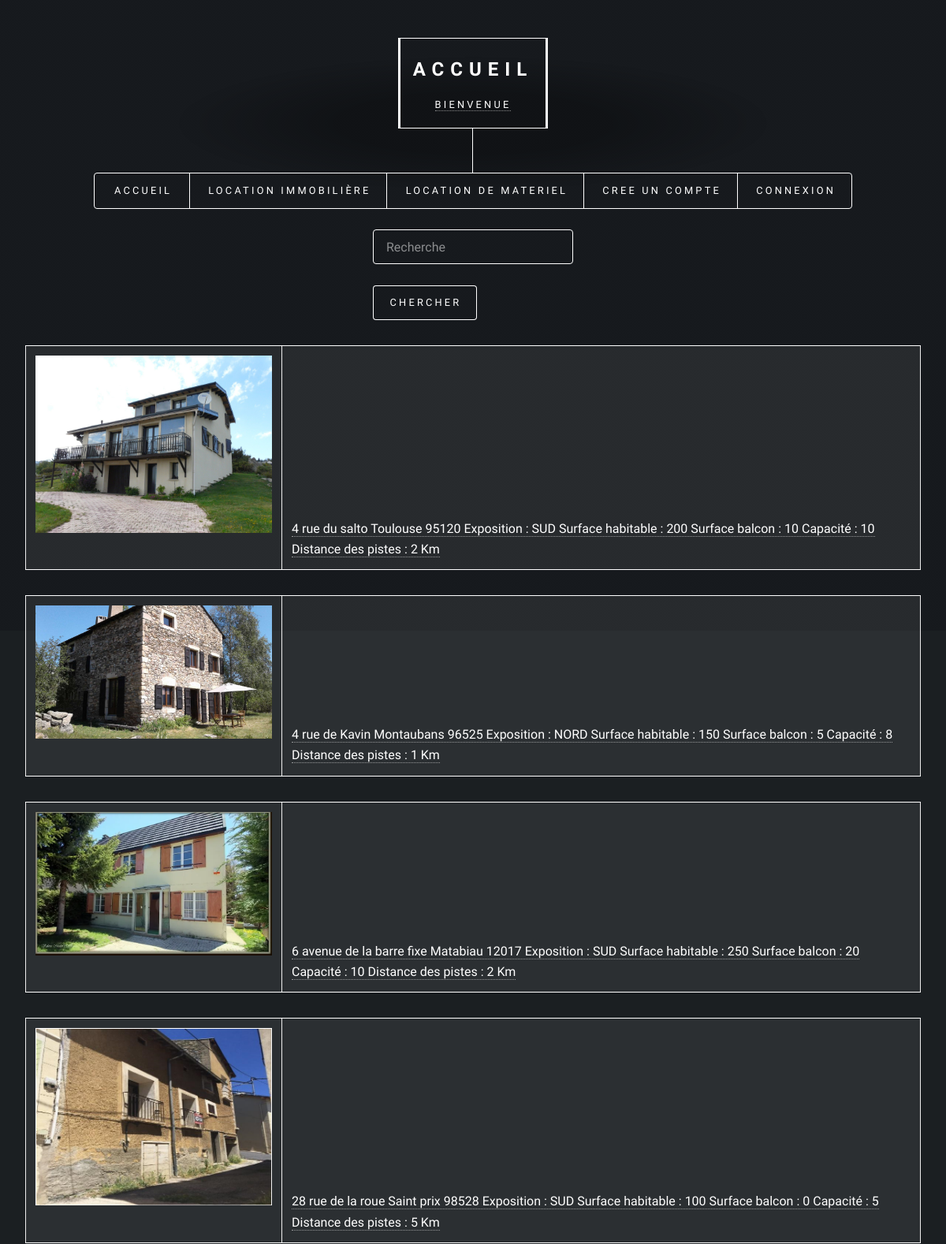
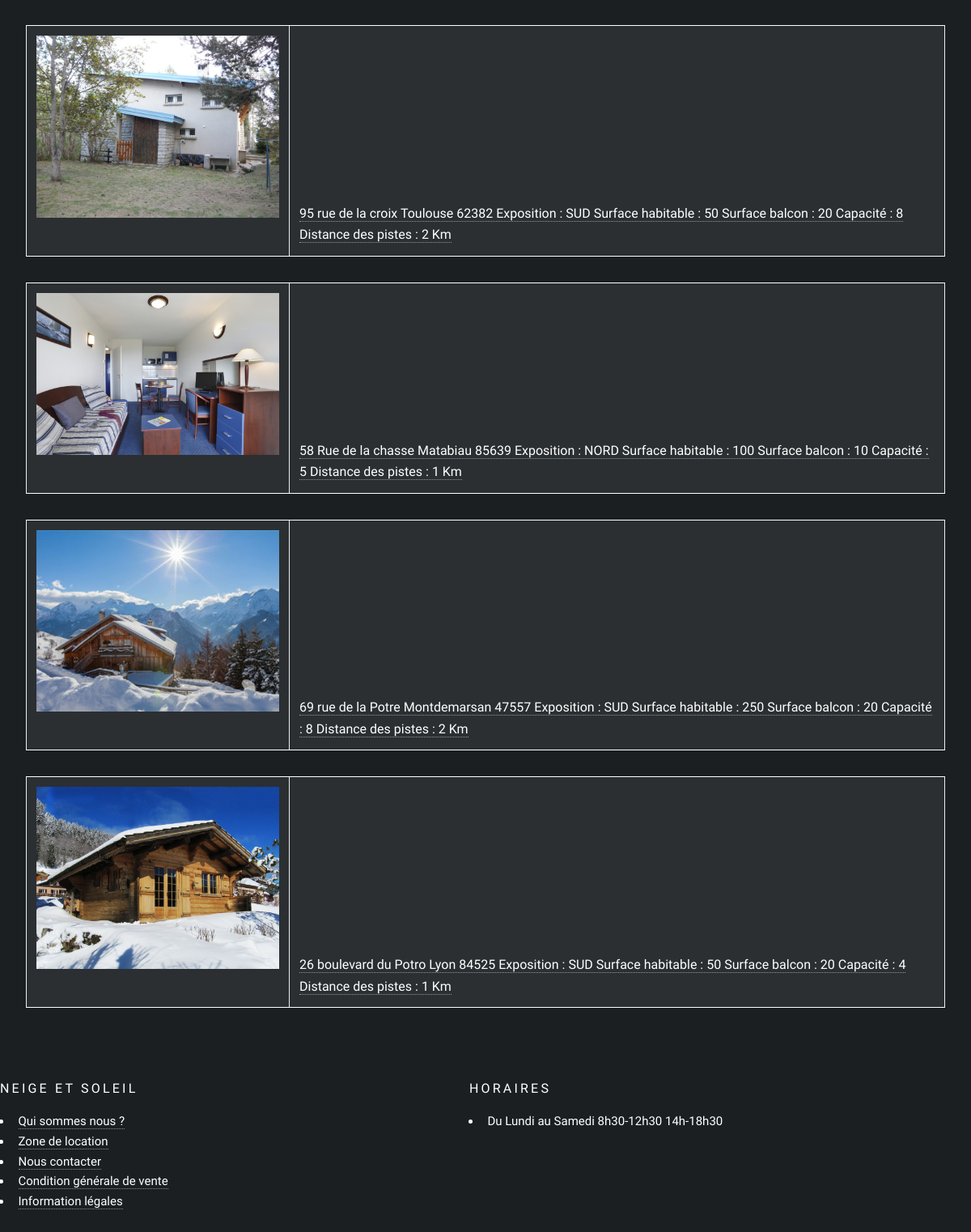
Screenshot of /test/N&S/immobilier.php with the database file from the repository (2 pictures, top to bottom).
### tables this page shows
CREATE TABLE IF NOT EXISTS HABITATION

 (
   IDH INTEGER(4) NOT NULL  auto_increment,
   IDT INTEGER(4) NOT NULL  ,
   ADRH VARCHAR(35) NULL  ,
   NUMEROH INTEGER(2) NULL  ,
   CPH INTEGER(5) NULL  ,
   VILLEH VARCHAR(25) NULL ,
   EXPOH VARCHAR(15) NULL  ,
   SURFACEHABH INTEGER(3) NULL  ,
   SURFACEBALH INTEGER(3) NULL  ,
   CAPACCH INTEGER(2) NULL  ,
   DISTANCEPISTEH varchar(6) NULL  
   ,  PRIMARY KEY (IDH) 
 ) 
 comment = "";

### test/N&S/immobilier.php (the view, shortened to what this page needs)
<!DOCTYPE html>
<html>
	<head>
		<link rel="stylesheet" href="assets/css/main.css" />
		<link rel="stylesheet" href="css/immobilier.css"/>
		<link rel="stylesheet" href="css/main.css"/>
	</head>
	<body>
		<body class="is-preload">
			<div id="wrapper">
				<?php include("header.php"); ?>
				<div id="searchbar">
                <form action="" class="formulaire"> <br>
                <input class="champ" type="text" placeholder="Recherche"/> <br>
                <input class="bouton" type="button" value="Chercher" />
                </div>
								<?php
								try
								{
										$bdd = new PDO('mysql:host=localhost;dbname=Basesite','root','');
										$bdd->setAttribute(PDO::ATTR_ERRMODE, PDO::ERRMODE_EXCEPTION);
								}
								catch (Exception $e)
								{
										die('Erreur :'.$e->getMessage());
								}
								$reponse=$bdd->query('SELECT IDH,NUMEROH,ADRH,CPH,VILLEH,EXPOH, SURFACEHABH, SURFACEBALH, CAPACCH, DISTANCEPISTEH FROM habitation');
								$donnees = $reponse->fetchAll();
								foreach ($donnees as $elements) {
									?>
							<table id="table" border>
								<div class="col-md-4 col-sm-6 col-xs-12">
									<div class="product-item">
									<tr>
										<td><?php echo "<img src=images/habitation/".$elements['IDH'].".jpg width=300>";?></td>
										<td id="az"><a id='mais' href="reservationimmo.php?IDH=<?php echo $elements['IDH']; ?>">
										<?php echo($elements['NUMEROH']);?>
										<?php echo($elements['ADRH']);?>
										<?php echo($elements['VILLEH']);?>
										<?php echo($elements['CPH']);?>
										<?php echo "Exposition : ", ($elements['EXPOH']);?>
										<?php echo "Surface habitable : ", ($elements['SURFACEHABH']);?>
										<?php echo "Surface balcon : ", ($elements['SURFACEBALH']);?>
										<?php echo "Capacité : ", ($elements['CAPACCH']);?>
										<?php echo "Distance des pistes : ", ($elements['DISTANCEPISTEH']);?></a>
										</td>
									</tr>
									</div>
								</div>
							</table>
							<?php }  ?>
							</div>
				<?php include("footer.php"); ?>
			<div id="bg"></div>
</body>
</html>

### test/N&S/header.php (shortened to what this page needs)
<?php
if (isset($_SESSION['Email'])){
	echo $_SESSION['Email'];
	echo $_SESSION['ID'];
echo '<header id="header">
			<div class="content">
							<div class="inner">
								<h1>Accueil</h1>
								<p><a href="https://html5up.net">Bienvenue</a>
							</div>
						</div>
						<nav>
							<ul>
								<li><a href="index.php">Accueil</a></li>
								<li><a href="immobilier.php">Location immobilière</a></li>
								<li><a href="materiel.php">Location de materiel</a></li>
								<li><a href="deconnexion.php">Deconnexion</a></li>
							</ul>
						</nav>
					</header>' ;
}
	else {
echo '	<header id="header">
		<div class="content">
							<div class="inner">
								<h1>Accueil</h1>
								<p><a href="https://html5up.net">Bienvenue</a>
							</div>
						</div>
						<nav>
							<ul>
								<li><a href="index.php">Accueil</a></li>
								<li><a href="immobilier.php">Location immobilière</a></li>
								<li><a href="materiel.php">Location de materiel</a></li>
								<li><a href="form.php">Cree un compte</a></li>
								<li><a href="connexion.php">Connexion</a></li>
							</ul>
						</nav>
					</header>' ;
}

### test/N&S/footer.php
<div id="content">
<div class="leftbox">
  <h3> Neige et soleil </h3>
    <ul>
    <li><a href="Qui sommes nous.php">
      Qui sommes nous ? </a></li>
    <li><a href="locationzone.php">
      Zone de location </a></li>
    <li><a href="contactus.php">
      Nous contacter 	</a></li>
    <li><a href="Condition.php">
    Condition générale de vente </a></li>
    <li><a href="InformationLegales.php">
    Information légales </a></li>
  </ul>
</div>
<div class="rightbox">
<h3> Horaires </h3>
  <ul>
    <li>
      Du Lundi au Samedi
      8h30-12h30 14h-18h30
    </li>
  </ul>
</div>
</div>

### test/N&S/css/main.css (style rules this page uses)
div#content div { display: inline-block; width: 48%; font-size:15px; }
div#content div.rightbox { vertical-align: top; }
html { overflow-y: scroll; height: 100%; margin: 0; padding: 0; }

### rows the page displays
habitation: shows a picture, NUMEROH "4", ADRH "rue du salto", VILLEH "Toulouse", CPH "95120", EXPOH "SUD", SURFACEHABH "200", SURFACEBALH "10", CAPACCH "10", DISTANCEPISTEH "2 Km"
habitation: shows a picture, NUMEROH "4", ADRH "rue de Kavin", VILLEH "Montaubans", CPH "96525", EXPOH "NORD", SURFACEHABH "150", SURFACEBALH "5", CAPACCH "8", DISTANCEPISTEH "1 Km"
habitation: shows a picture, NUMEROH "6", ADRH "avenue de la barre fixe", VILLEH "Matabiau", CPH "12017", EXPOH "SUD", SURFACEHABH "250", SURFACEBALH "20", CAPACCH "10", DISTANCEPISTEH "2 Km"
habitation: shows a picture, NUMEROH "28", ADRH "rue de la roue", VILLEH "Saint prix", CPH "98528", EXPOH "SUD", SURFACEHABH "100", SURFACEBALH "0", CAPACCH "5", DISTANCEPISTEH "5 Km"
habitation: shows a picture, NUMEROH "95", ADRH "rue de la croix", VILLEH "Toulouse", CPH "62382", EXPOH "SUD", SURFACEHABH "50", SURFACEBALH "20", CAPACCH "8", DISTANCEPISTEH "2 Km"
habitation: shows a picture, NUMEROH "58", ADRH "Rue de la chasse", VILLEH "Matabiau", CPH "85639", EXPOH "NORD", SURFACEHABH "100", SURFACEBALH "10", CAPACCH "5", DISTANCEPISTEH "1 Km"
habitation: shows a picture, NUMEROH "69", ADRH "rue de la Potre", VILLEH "Montdemarsan", CPH "47557", EXPOH "SUD", SURFACEHABH "250", SURFACEBALH "20", CAPACCH "8", DISTANCEPISTEH "2 Km"
habitation: shows a picture, NUMEROH "26", ADRH "boulevard du Potro", VILLEH "Lyon", CPH "84525", EXPOH "SUD", SURFACEHABH "50", SURFACEBALH "20", CAPACCH "4", DISTANCEPISTEH "1 Km"
